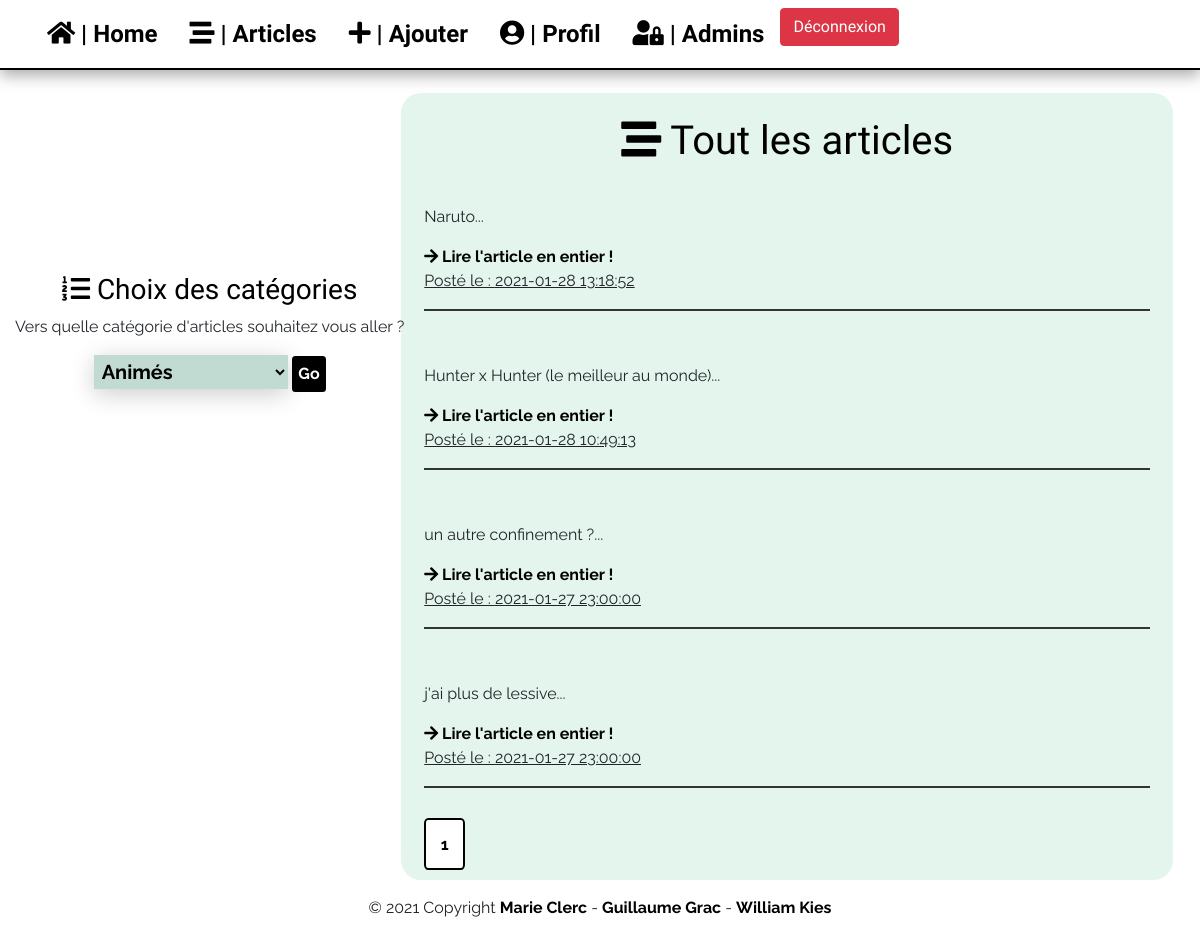
The page /templates/pages/articles.php?p=2 (signed in) on the database as committed earlier.
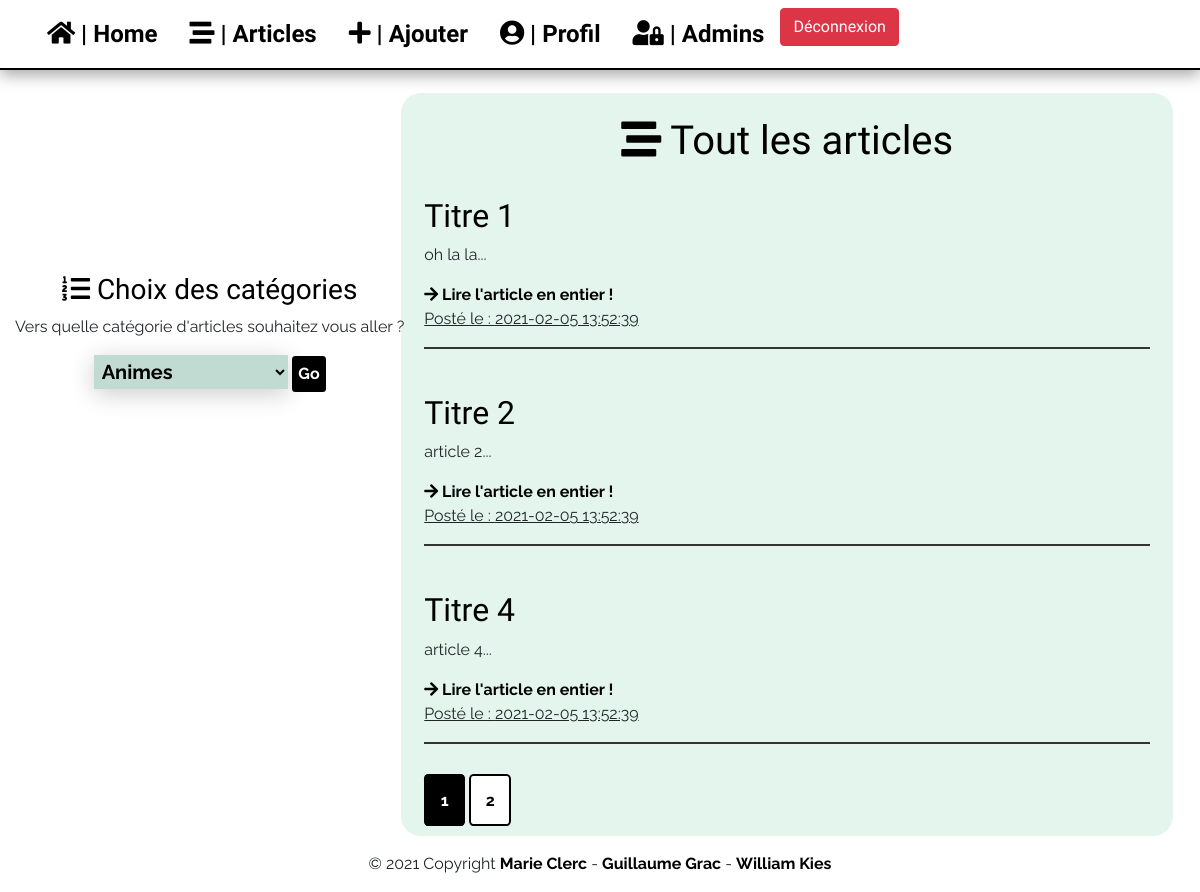
The same page on the database as committed later.
### tables this page shows
CREATE TABLE IF NOT EXISTS `articles` (
  `id` int(11) NOT NULL AUTO_INCREMENT,
  `titre` varchar(255) NOT NULL,
  `article` text NOT NULL,
  `id_utilisateur` int(11) NOT NULL,
  `id_categorie` int(11) NOT NULL,
  `date` timestamp NOT NULL,
  PRIMARY KEY (`id`)
);

### libraries/autoload.php (called while the page is built, shortened)
<?php
spl_autoload_register(function ($className)
{
    $className = str_replace("\\", "/", $className);
});

### libraries/Database.php (called while the page is built)
<?php
class Database
{
    private static $instance = null;
    public static function getPdo(): PDO
    {
        if (self::$instance === null)
        {
            try
            {
                self::$instance = new PDO('mysql:host=localhost; dbname=blog', 'root', '', [
                    PDO::ATTR_ERRMODE => PDO::ERRMODE_EXCEPTION,
                    PDO::ATTR_DEFAULT_FETCH_MODE => PDO::FETCH_ASSOC
                ]);
            }
            catch (PDOException $e)
            {
                die("Erreur : " . $e -> getMessage());
            }
        }
        return self::$instance;
    }
}
?>

### libraries/Model.php (called while the page is built, shortened)
<?php
abstract class Model
{
    public function __construct()
    {
        $this -> pdo = Database::getPdo();
    }
}

### templates/pages/articles.php (the view, shortened to what this page needs)
<?php
require_once ('../../libraries/autoload.php');
require ('../../libraries/Articles.php');
?>
    <main>
        <article>
            <section class="container-fluid">
                <section class="main-cont">
                    <section class="categories">
                        <h3><i class="fas fa-list-ol"></i> Choix des catégories</h3>
                        <p>Vers quelle catégorie d'articles souhaitez vous aller ?</p>
                        <form action="articles.php" method="get">
                            <section class="box">
                                <select name="Choix">
                                    <?php
                                    $triCategorie = new Articles();
                                    $tab = $triCategorie ->getAllCategories();
                                    foreach ($tab as $value){
                                        echo '<option value="'.$value[1].'">' . $value[1] . '</option>';
                                    }
                                    ?>
                                </select>
                                <input class="valid" type="submit" name="search" value="Go">
                            </section>
                        </form>
                    </section>
                    <section class="article1">
                        <?php
                        if(isset($_GET['search'])){
                            $_GET['id'] = $value[0];
                            $affichage = $triCategorie->getChoix($_GET['Choix']);
                            foreach ($affichage as $value){
                                echo '<h2>' . $value[1] . '</h2>
                                   <p>' . substr($value[2],0,150) . '</p>
                                   <p> Posté le : ' . $value[5] . '</p>
                                   <i class="fas fa-arrow-right"></i> <a href="article.php?id=' . $value[0] . '"> Lire l\'article en entier !</a><hr>';
                            }
                        }
                        else{
                            echo '<h1><i class="fas fa-stream"></i> Tout les articles</h1><br>';
                            $affichageA = new Articles();
                            $affichageA ->pagesArticles();
                        }
                        ?>
                    </section>
                </section>
            </section>
        </article>
    </main>
<?php require("../layout.php");?>

### libraries/Articles.php (shortened to what this page needs)
<?php
require_once('Model.php');
class Articles extends Model{
    public function getAllCategories(){
        $sql = "SELECT * FROM categories";
        $result = $this->pdo-> prepare($sql);
        $result->execute();
        $i=0;
        while ($fetch = $result->fetch(PDO::FETCH_ASSOC)){
            $tab[$i][]=$fetch['id'];
            $tab[$i][]=$fetch['nom'];
            $i++;
        }
        return $tab;
    }
    public function pagesArticles(){
        $sql1 ="SELECT COUNT(id) as nbArt FROM articles";
        $query = $this->pdo-> prepare($sql1);
        $query->execute();
        $data = $query->fetch(PDO::FETCH_ASSOC);
        $nbArt = $data['nbArt'];
        $perPage = 5;
        $cPage =1;
        $nbPage = ceil($nbArt/$perPage);
        if(isset($_GET['p']) && $_GET['p']>0 && $_GET['p']<= $nbPage){
            $cPage = $_GET['p'];
        }
        else{
            $cPage =1;
        }
        $sql2 = "SELECT * FROM `articles` WHERE `date` ORDER BY date DESC LIMIT ".(($cPage-1)*$perPage).",$perPage";
        $query = $this->pdo-> prepare($sql2);
        $query->execute();
        $article = $query->fetchAll(PDO::FETCH_ASSOC);
        foreach($article as $articles) {
            echo '<h2>' . ucfirst($articles['titre']) . '</h2>
                  <p>' . substr($articles['article'], 0, 150) . '...</p>
                  <a href="article.php?id=' . $_GET['id'] . '"><i class="fas fa-arrow-right"></i> Lire l\'article en entier !</a>
                  <p><u> Posté le : ' . $articles['date'] . '</u></p><hr><br>';
        }
        for($i=1; $i<=$nbPage; $i++){
            if($i==$cPage){
                echo "<a class='nPagesA'>$i</a>";
            }
            else{
                echo " <a class='nPages' href=\"articles.php?p=$i\">$i</a>  ";
            }
        }
    }
}
?>

Rows that differ between the two databases and show on the page:
removed articles: article "Naruto", date "2021-01-28 13:18:52"
removed articles: article "Hunter x Hunter (le meilleur au monde)", date "2021-01-28 10:49:13"
removed articles: article "un autre confinement ?", date "2021-01-27 23:00:00"
removed articles: article "j'ai plus de lessive", date "2021-01-27 23:00:00"
added articles: titre "Titre 1", article "oh la la", date "2021-02-05 13:52:39"
added articles: titre "Titre 2", article "article 2", date "2021-02-05 13:52:39"
added articles: titre "Titre 4", article "article 4", date "2021-02-05 13:52:39"
Other text that changed with them:
form field Choix: "Animés" → "Animes"
list line gone: "1"
new list line: "1"
new list line: "2"
